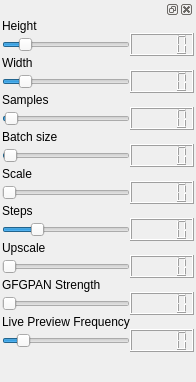
<?xml version="1.0" encoding="UTF-8"?>
<ui version="4.0">
 <class>size_count</class>
 <widget class="QWidget" name="size_count">
  <property name="geometry">
   <rect>
    <x>0</x>
    <y>0</y>
    <width>184</width>
    <height>382</height>
   </rect>
  </property>
  <property name="sizePolicy">
   <sizepolicy hsizetype="Expanding" vsizetype="Expanding">
    <horstretch>0</horstretch>
    <verstretch>0</verstretch>
   </sizepolicy>
  </property>
  <property name="windowTitle">
   <string>Properties</string>
  </property>
  <layout class="QVBoxLayout" name="verticalLayout_2">
   <property name="spacing">
    <number>2</number>
   </property>
   <property name="leftMargin">
    <number>2</number>
   </property>
   <property name="topMargin">
    <number>0</number>
   </property>
   <property name="rightMargin">
    <number>2</number>
   </property>
   <property name="bottomMargin">
    <number>0</number>
   </property>
   <item>
    <widget class="QDockWidget" name="dockWidget">
     <property name="sizePolicy">
      <sizepolicy hsizetype="Expanding" vsizetype="Expanding">
       <horstretch>0</horstretch>
       <verstretch>0</verstretch>
      </sizepolicy>
     </property>
     <widget class="QWidget" name="dockWidgetContents">
      <property name="sizePolicy">
       <sizepolicy hsizetype="Expanding" vsizetype="Expanding">
        <horstretch>0</horstretch>
        <verstretch>0</verstretch>
       </sizepolicy>
      </property>
      <layout class="QVBoxLayout" name="verticalLayout">
       <property name="spacing">
        <number>0</number>
       </property>
       <property name="leftMargin">
        <number>0</number>
       </property>
       <property name="topMargin">
        <number>0</number>
       </property>
       <property name="rightMargin">
        <number>0</number>
       </property>
       <property name="bottomMargin">
        <number>0</number>
       </property>
       <item>
        <layout class="QGridLayout" name="gridLayout">
         <property name="leftMargin">
          <number>0</number>
         </property>
         <property name="rightMargin">
          <number>0</number>
         </property>
         <property name="spacing">
          <number>0</number>
         </property>
         <item row="0" column="0">
          <widget class="QLabel" name="label_4">
           <property name="text">
            <string>Height</string>
           </property>
          </widget>
         </item>
         <item row="1" column="0">
          <widget class="QSlider" name="heightSlider">
           <property name="minimum">
            <number>256</number>
           </property>
           <property name="maximum">
            <number>2048</number>
           </property>
           <property name="singleStep">
            <number>64</number>
           </property>
           <property name="pageStep">
            <number>64</number>
           </property>
           <property name="value">
            <number>512</number>
           </property>
           <property name="orientation">
            <enum>Qt::Horizontal</enum>
           </property>
           <property name="tickInterval">
            <number>0</number>
           </property>
          </widget>
         </item>
         <item row="1" column="1">
          <widget class="QLCDNumber" name="heightNumber"/>
         </item>
         <item row="3" column="1">
          <widget class="QLCDNumber" name="widthNumber"/>
         </item>
         <item row="5" column="1">
          <widget class="QLCDNumber" name="samplesNumber"/>
         </item>
         <item row="3" column="0">
          <widget class="QSlider" name="widthSlider">
           <property name="minimum">
            <number>256</number>
           </property>
           <property name="maximum">
            <number>2048</number>
           </property>
           <property name="singleStep">
            <number>64</number>
           </property>
           <property name="pageStep">
            <number>64</number>
           </property>
           <property name="value">
            <number>512</number>
           </property>
           <property name="orientation">
            <enum>Qt::Horizontal</enum>
           </property>
          </widget>
         </item>
         <item row="4" column="0">
          <widget class="QLabel" name="label_2">
           <property name="text">
            <string>Samples</string>
           </property>
          </widget>
         </item>
         <item row="2" column="0">
          <widget class="QLabel" name="label_3">
           <property name="text">
            <string>Width</string>
           </property>
          </widget>
         </item>
         <item row="5" column="0">
          <widget class="QSlider" name="samplesSlider">
           <property name="maximum">
            <number>50</number>
           </property>
           <property name="pageStep">
            <number>1</number>
           </property>
           <property name="value">
            <number>1</number>
           </property>
           <property name="orientation">
            <enum>Qt::Horizontal</enum>
           </property>
          </widget>
         </item>
         <item row="7" column="0">
          <widget class="QSlider" name="batchSizeSlider">
           <property name="maximum">
            <number>200</number>
           </property>
           <property name="pageStep">
            <number>1</number>
           </property>
           <property name="value">
            <number>1</number>
           </property>
           <property name="orientation">
            <enum>Qt::Horizontal</enum>
           </property>
          </widget>
         </item>
         <item row="29" column="0">
          <spacer name="verticalSpacer">
           <property name="orientation">
            <enum>Qt::Vertical</enum>
           </property>
           <property name="sizeHint" stdset="0">
            <size>
             <width>20</width>
             <height>40</height>
            </size>
           </property>
          </spacer>
         </item>
         <item row="18" column="0">
          <widget class="QSlider" name="upscaleSlider">
           <property name="minimum">
            <number>1</number>
           </property>
           <property name="maximum">
            <number>10</number>
           </property>
           <property name="pageStep">
            <number>1</number>
           </property>
           <property name="orientation">
            <enum>Qt::Horizontal</enum>
           </property>
          </widget>
         </item>
         <item row="6" column="0">
          <widget class="QLabel" name="label">
           <property name="text">
            <string>Batch size</string>
           </property>
          </widget>
         </item>
         <item row="13" column="0">
          <widget class="QSlider" name="scaleSlider">
           <property name="maximum">
            <number>100</number>
           </property>
           <property name="orientation">
            <enum>Qt::Horizontal</enum>
           </property>
          </widget>
         </item>
         <item row="15" column="1">
          <widget class="QLCDNumber" name="stepsNumber"/>
         </item>
         <item row="18" column="1">
          <widget class="QLCDNumber" name="upscaleNumber"/>
         </item>
         <item row="13" column="1">
          <widget class="QLCDNumber" name="scaleNumber">
           <property name="smallDecimalPoint">
            <bool>false</bool>
           </property>
           <property name="segmentStyle">
            <enum>QLCDNumber::Filled</enum>
           </property>
          </widget>
         </item>
         <item row="16" column="0">
          <widget class="QLabel" name="label_7">
           <property name="text">
            <string>Upscale</string>
           </property>
          </widget>
         </item>
         <item row="14" column="0">
          <widget class="QLabel" name="label_5">
           <property name="text">
            <string>Steps</string>
           </property>
          </widget>
         </item>
         <item row="22" column="0">
          <widget class="QSlider" name="gfpganSlider">
           <property name="minimum">
            <number>1</number>
           </property>
           <property name="maximum">
            <number>10</number>
           </property>
           <property name="pageStep">
            <number>1</number>
           </property>
           <property name="orientation">
            <enum>Qt::Horizontal</enum>
           </property>
          </widget>
         </item>
         <item row="11" column="0">
          <widget class="QLabel" name="label_6">
           <property name="text">
            <string>Scale</string>
           </property>
          </widget>
         </item>
         <item row="7" column="1">
          <widget class="QLCDNumber" name="batchSizeNumber"/>
         </item>
         <item row="21" column="0">
          <widget class="QLabel" name="label_8">
           <property name="text">
            <string>GFGPAN Strength</string>
           </property>
          </widget>
         </item>
         <item row="15" column="0">
          <widget class="QSlider" name="stepsSlider">
           <property name="maximum">
            <number>300</number>
           </property>
           <property name="value">
            <number>75</number>
           </property>
           <property name="orientation">
            <enum>Qt::Horizontal</enum>
           </property>
           <property name="invertedAppearance">
            <bool>false</bool>
           </property>
           <property name="invertedControls">
            <bool>false</bool>
           </property>
          </widget>
         </item>
         <item row="28" column="0">
          <widget class="QSlider" name="previewSlider">
           <property name="maximum">
            <number>25</number>
           </property>
           <property name="pageStep">
            <number>1</number>
           </property>
           <property name="value">
            <number>3</number>
           </property>
           <property name="orientation">
            <enum>Qt::Horizontal</enum>
           </property>
          </widget>
         </item>
         <item row="27" column="0">
          <widget class="QLabel" name="label_9">
           <property name="text">
            <string>Live Preview Frequency</string>
           </property>
          </widget>
         </item>
         <item row="22" column="1">
          <widget class="QLCDNumber" name="gfpganNumber"/>
         </item>
         <item row="28" column="1">
          <widget class="QLCDNumber" name="previewNumber"/>
         </item>
        </layout>
       </item>
      </layout>
     </widget>
    </widget>
   </item>
  </layout>
 </widget>
 <resources/>
 <connections>
  <connection>
   <sender>heightSlider</sender>
   <signal>valueChanged(int)</signal>
   <receiver>heightNumber</receiver>
   <slot>display(int)</slot>
   <hints>
    <hint type="sourcelabel">
     <x>46</x>
     <y>34</y>
    </hint>
    <hint type="destinationlabel">
     <x>126</x>
     <y>34</y>
    </hint>
   </hints>
  </connection>
  <connection>
   <sender>widthSlider</sender>
   <signal>valueChanged(int)</signal>
   <receiver>widthNumber</receiver>
   <slot>display(int)</slot>
   <hints>
    <hint type="sourcelabel">
     <x>46</x>
     <y>85</y>
    </hint>
    <hint type="destinationlabel">
     <x>126</x>
     <y>85</y>
    </hint>
   </hints>
  </connection>
  <connection>
   <sender>samplesSlider</sender>
   <signal>valueChanged(int)</signal>
   <receiver>samplesNumber</receiver>
   <slot>display(int)</slot>
   <hints>
    <hint type="sourcelabel">
     <x>46</x>
     <y>136</y>
    </hint>
    <hint type="destinationlabel">
     <x>126</x>
     <y>136</y>
    </hint>
   </hints>
  </connection>
  <connection>
   <sender>batchSizeSlider</sender>
   <signal>valueChanged(int)</signal>
   <receiver>batchSizeNumber</receiver>
   <slot>display(int)</slot>
   <hints>
    <hint type="sourcelabel">
     <x>46</x>
     <y>187</y>
    </hint>
    <hint type="destinationlabel">
     <x>126</x>
     <y>187</y>
    </hint>
   </hints>
  </connection>
  <connection>
   <sender>stepsSlider</sender>
   <signal>valueChanged(int)</signal>
   <receiver>stepsNumber</receiver>
   <slot>display(int)</slot>
   <hints>
    <hint type="sourcelabel">
     <x>46</x>
     <y>289</y>
    </hint>
    <hint type="destinationlabel">
     <x>126</x>
     <y>289</y>
    </hint>
   </hints>
  </connection>
  <connection>
   <sender>upscaleSlider</sender>
   <signal>valueChanged(int)</signal>
   <receiver>upscaleNumber</receiver>
   <slot>display(int)</slot>
   <hints>
    <hint type="sourcelabel">
     <x>44</x>
     <y>377</y>
    </hint>
    <hint type="destinationlabel">
     <x>126</x>
     <y>378</y>
    </hint>
   </hints>
  </connection>
  <connection>
   <sender>previewSlider</sender>
   <signal>valueChanged(int)</signal>
   <receiver>previewNumber</receiver>
   <slot>display(int)</slot>
   <hints>
    <hint type="sourcelabel">
     <x>59</x>
     <y>302</y>
    </hint>
    <hint type="destinationlabel">
     <x>148</x>
     <y>302</y>
    </hint>
   </hints>
  </connection>
 </connections>
</ui>
